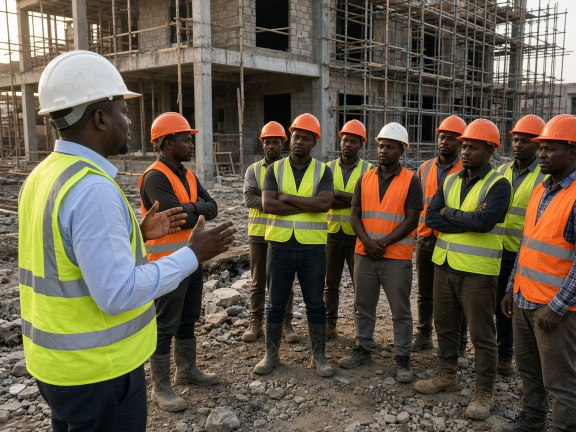
#> input picture scripts/tutorials/seed/assets/btp/Briefing_securite_HSE.jpg, 1152 x 864 px, given in place of premco_logo_clean.png, which was not available (shown at 1/2 size)
$ python generer_affiches_premco.py
#> lines starting #> are read from the running program, lines starting #| are printed output that depends on the picture; pictures that were not available may be replaced by others from this repository, and a replacement may not be noted
#> in poster_single, `canvas = Image.new("RGB", (W, H), BLACK)`: canvas: PIL image 1600x2000 RGB; every value is 0
#!/usr/bin/env python3
"""Compose PREMCO project posters from site photos (template adaptation)."""

from pathlib import Path
from PIL import Image, ImageDraw, ImageFont, ImageFilter, ImageEnhance
import math

ASSETS = Path("/opt/cursor/artifacts/assets")
OUT = Path("/workspace/exports/premco")
ART = Path("/opt/cursor/artifacts/premco")
OUT.mkdir(parents=True, exist_ok=True)
ART.mkdir(parents=True, exist_ok=True)

BLACK = (0, 0, 0)
WHITE = (255, 255, 255)
GOLD = (212, 160, 58)
ORANGE = (230, 126, 34)
DARK = (18, 18, 18)
CARD = (22, 22, 22, 210)


def font(size, bold=False):
    candidates = [
        "/usr/share/fonts/truetype/dejavu/DejaVuSans-Bold.ttf" if bold else "/usr/share/fonts/truetype/dejavu/DejaVuSans.ttf",
        "/usr/share/fonts/truetype/liberation/LiberationSans-Bold.ttf" if bold else "/usr/share/fonts/truetype/liberation/LiberationSans-Regular.ttf",
        "/usr/share/fonts/truetype/freefont/FreeSansBold.ttf" if bold else "/usr/share/fonts/truetype/freefont/FreeSans.ttf",
    ]
    for p in candidates:
        if Path(p).exists():
            return ImageFont.truetype(p, size)
    return ImageFont.load_default()


def load(name, size=None):
    im = Image.open(ASSETS / name).convert("RGBA")
    if size:
        im = im.resize(size, Image.Resampling.LANCZOS)
    return im


def cover_crop(im, w, h):
    im = im.convert("RGB")
    iw, ih = im.size
    scale = max(w / iw, h / ih)
    nw, nh = int(iw * scale), int(ih * scale)
    im = im.resize((nw, nh), Image.Resampling.LANCZOS)
    left = (nw - w) // 2
    top = (nh - h) // 2
    return im.crop((left, top, left + w, top + h))


def rounded_rect(draw, box, radius, fill, outline=None, width=1):
    draw.rounded_rectangle(box, radius=radius, fill=fill, outline=outline, width=width)


def draw_icon_pin(draw, x, y, s=28, color=ORANGE):
    # simple location pin
    draw.ellipse((x, y, x + s, y + s * 0.75), fill=color)
    draw.polygon([(x + s * 0.15, y + s * 0.55), (x + s / 2, y + s * 1.15), (x + s * 0.85, y + s * 0.55)], fill=color)
    draw.ellipse((x + s * 0.32, y + s * 0.18, x + s * 0.68, y + s * 0.5), fill=BLACK)


def draw_icon_helmet(draw, x, y, s=28, color=ORANGE):
    draw.ellipse((x, y + s * 0.15, x + s, y + s * 0.75), fill=color)
    draw.rectangle((x + s * 0.1, y + s * 0.55, x + s * 0.9, y + s * 0.72), fill=color)
    draw.ellipse((x + s * 0.2, y, x + s * 0.8, y + s * 0.45), fill=color)


def draw_icon_award(draw, x, y, s=36, color=ORANGE):
    draw.ellipse((x + 4, y, x + s - 4, y + s - 10), outline=color, width=3)
    draw.polygon([(x + s / 2, y + s - 12), (x + 8, y + s), (x + s / 2, y + s - 22), (x + s - 8, y + s)], fill=color)


def draw_icon_gear(draw, x, y, s=36, color=ORANGE):
    draw.ellipse((x + 6, y + 6, x + s - 6, y + s - 6), outline=color, width=3)
    draw.ellipse((x + 14, y + 14, x + s - 14, y + s - 14), fill=color)


def make_logo_badge(w=320, h=120):
    """Compact logo badge from generated logo, cropped/resized."""
#> called with w = 360, h = 130
    logo = Image.open(ASSETS / "premco_logo_clean.png").convert("RGBA")
    # crop center logo area
    lw, lh = logo.size
#> lw = 1152; lh = 864
    # keep full and fit
    logo = logo.resize((w, int(w * lh / lw)), Image.Resampling.LANCZOS)
#> logo: PIL image 360x270 RGBA
    canvas = Image.new("RGBA", (w, h), (0, 0, 0, 0))
#> canvas: PIL image 360x130 RGBA; every value is 0
    y = max(0, (h - logo.height) // 2)
#> y = 0
    canvas.paste(logo, (0, y), logo)
    return canvas


def poster_single():
    """Model 1: single hero photo + left info card."""
    W, H = 1600, 2000
    canvas = Image.new("RGB", (W, H), BLACK)
    draw = ImageDraw.Draw(canvas)

    # Header
    logo = make_logo_badge(360, 130)
    canvas.paste(logo, (40, 30), logo)
#> canvas: PIL image 1600x2000 RGB

    title1 = "PROJET DE CONSTRUCTION D'UN"
    title2 = "ÉTABLISSEMENT PRIVÉ"
    draw.text((W // 2, 55), title1, font=font(34, True), fill=WHITE, anchor="ma")
    draw.text((W // 2, 100), title2, font=font(42, True), fill=GOLD, anchor="ma")

    # gold banner
    banner_y = 155
    draw.polygon([(380, banner_y), (1220, banner_y), (1185, banner_y + 48), (415, banner_y + 48)], fill=GOLD)
    draw.text((W // 2, banner_y + 24), "SUIVI & PILOTAGE DES TRAVAUX PAR PREMCO",
              font=font(22, True), fill=BLACK, anchor="mm")

    # Hero photo
    photo = cover_crop(Image.open(ASSETS / "chantier_ferraillage_source.jpg"), 1520, 1180)
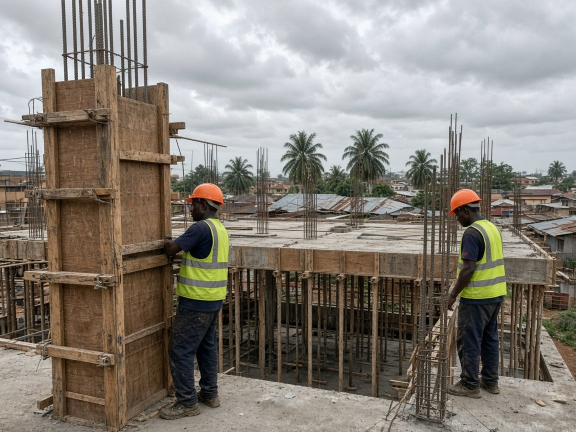
#> input picture scripts/tutorials/seed/assets/btp/Coffrage_poteaux_R+2.jpg, 1152 x 864 px, given in place of chantier_ferraillage_source.jpg, which was not available (shown at 1/2 size)
#> in cover_crop, im is the input picture: PIL image 1152x864 RGB; mean R, G, B 134.1, 128, 119.5
#> in cover_crop, `return im.crop((left, top, left + w, top + h))`:
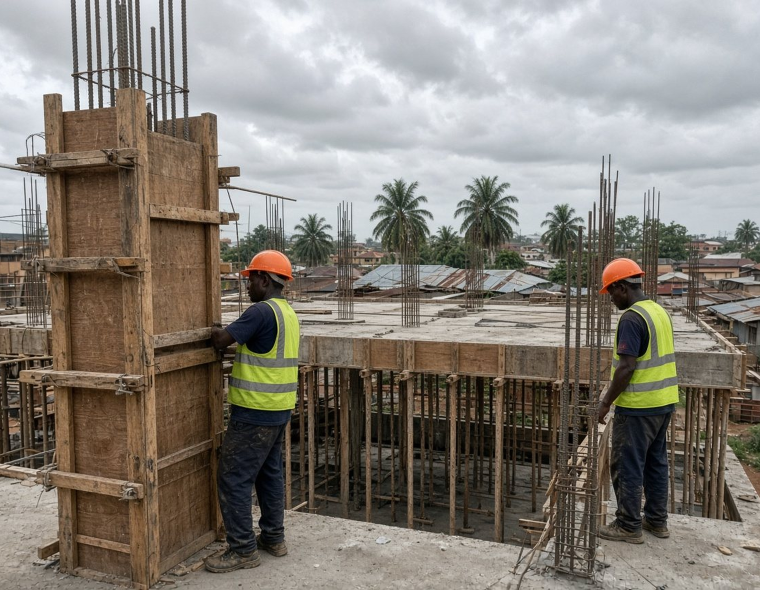
#> returned value: PIL image 1520x1180 RGB (shown at 1/2 size); mean R, G, B 133.6, 127.3, 118.8
    canvas.paste(photo, (40, 230))

    # Left info card overlay
    card = Image.new("RGBA", (520, 420), (0, 0, 0, 0))
#> card: PIL image 520x420 RGBA; every value is 0
    cd = ImageDraw.Draw(card)
    rounded_rect(cd, (0, 0, 519, 419), 28, (15, 15, 15, 215), outline=GOLD, width=2)
    cd.text((40, 35), "LOCALISATION", font=font(18, True), fill=GOLD)
    cd.text((40, 70), "Guinée, Conakry", font=font(28, True), fill=WHITE)
    cd.text((40, 140), "DATE", font=font(18, True), fill=GOLD)
    cd.text((40, 175), "26 Juillet 2026", font=font(28, True), fill=WHITE)
    cd.text((40, 245), "PHASE DES TRAVAUX", font=font(18, True), fill=GOLD)
    cd.text((40, 280), "Fondations / Ferraillage", font=font(26, True), fill=WHITE)
    cd.text((40, 340), "AVANCEMENT", font=font(18, True), fill=GOLD)
    cd.text((40, 375), "10%", font=font(34, True), fill=GOLD)
    canvas.paste(card, (70, 280), card)
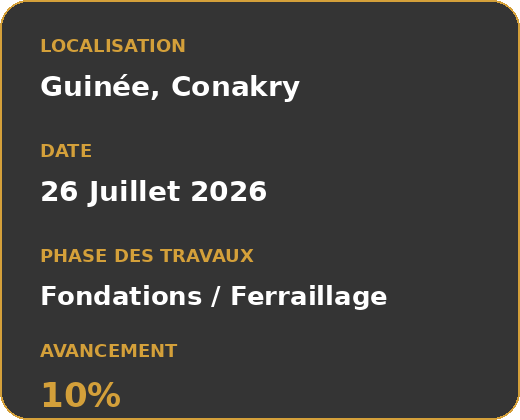
#> card: PIL image 520x420 RGBA; mean R, G, B, A 29.7, 27.8, 24.1, 217; transparent parts drawn white

    # Footer block
    fy = 1450
    draw.rectangle((0, fy, W, H), fill=BLACK)
    logo2 = make_logo_badge(420, 150)
#> in make_logo_badge (call 2), `canvas = Image.new("RGBA", (w, h), (0, 0, 0, 0))`: canvas: PIL image 420x150 RGBA; every value is 0
    canvas.paste(logo2, (40, fy + 40), logo2)
#> canvas: PIL image 1600x2000 RGB

    draw.text((500, fy + 50), "PREMCO CONSTRUCTION & RENOVATION", font=font(26, True), fill=GOLD)
    draw.text((500, fy + 95), "Études techniques  •  Bâtiment  •  Génie civil", font=font(18), fill=WHITE)
    draw.text((500, fy + 125), "Management de projet  •  Suivi & Contrôle", font=font(18), fill=WHITE)

    draw.text((500, fy + 175), "CONTACTEZ-NOUS", font=font(18, True), fill=GOLD)
    draw.text((500, fy + 210), "627 71 77 85 / 628 36 04 35 / 625 63 26 26", font=font(18), fill=WHITE)
    draw.text((500, fy + 240), "premcoservice@gmail.com  •  Guinée, Conakry", font=font(17), fill=WHITE)

    # Values circles
    for i, (label, iconer) in enumerate([
        ("QUALITÉ", draw_icon_award),
        ("SÉCURITÉ", draw_icon_helmet),
        ("ENGAGEMENT", draw_icon_gear),
    ]):
        cx = 1280 + i * 95
        cy = fy + 120
        draw.ellipse((cx - 34, cy - 34, cx + 34, cy + 34), outline=GOLD, width=3)
        iconer(draw, cx - 16, cy - 16, 32, GOLD)
        draw.text((cx, cy + 50), label, font=font(12, True), fill=WHITE, anchor="ma")

    # Bottom slogan bar
    draw.rectangle((0, H - 70, W, H), fill=GOLD)
    draw.text((W // 2, H - 35),
              "PREMCO, VOTRE PARTENAIRE DE CONFIANCE POUR DES OUVRAGES DURABLES ET DE QUALITÉ",
              font=font(16, True), fill=BLACK, anchor="mm")

    path = OUT / "PREMCO_Affiche_Suivi_Chantier_01.jpg"
    canvas.convert("RGB").save(path, quality=92, optimize=True)
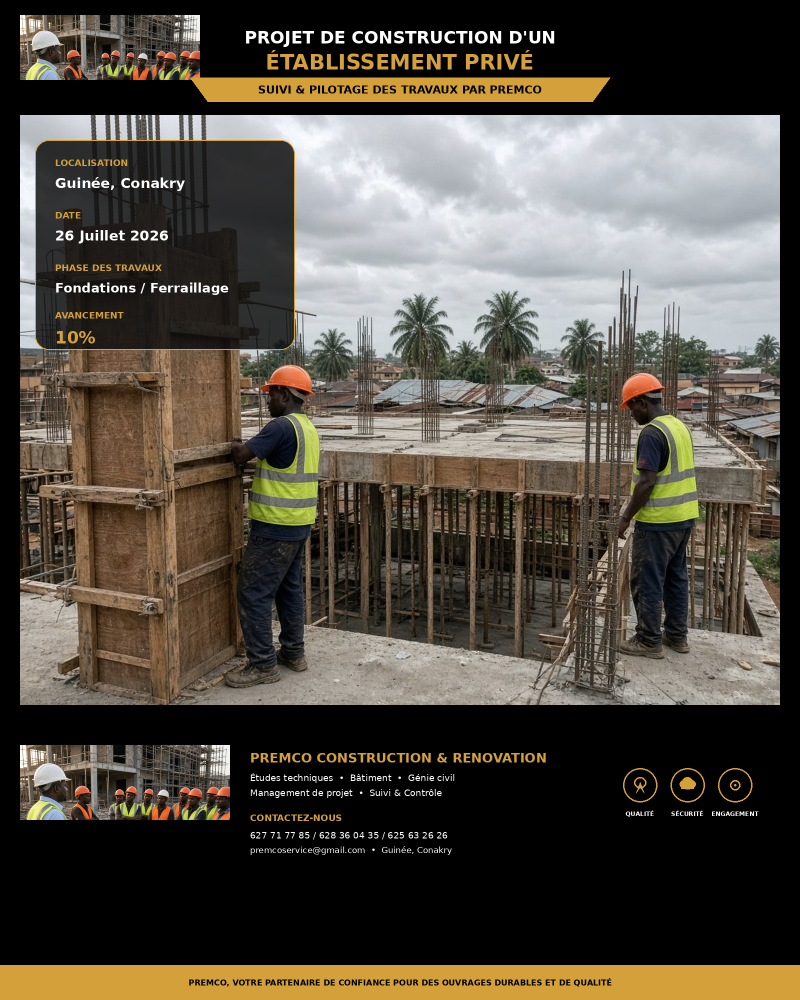
#> saved as PREMCO_Affiche_Suivi_Chantier_01.jpg: PIL image 1600x2000 RGB (shown at 1/2 size); mean R, G, B 83.3, 77.1, 66.8
    return path


def poster_collage():
    """Model 2: header + 5-photo grid + footer."""
    W, H = 1800, 2200
    canvas = Image.new("RGB", (W, H), BLACK)
#> canvas: PIL image 1800x2200 RGB; every value is 0
    draw = ImageDraw.Draw(canvas)

    # Header left logo
    logo = make_logo_badge(380, 140)
#> call 3 of make_logo_badge, with w = 380, h = 140
#> in make_logo_badge (call 3), `canvas = Image.new("RGBA", (w, h), (0, 0, 0, 0))`: canvas: PIL image 380x140 RGBA; every value is 0
#> in make_logo_badge (call 3), `canvas.paste(logo, (0, y), logo)`:
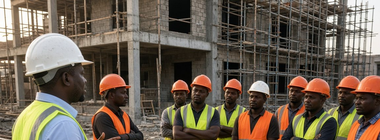
#> canvas: PIL image 380x140 RGBA; mean R, G, B, A 107.9, 95.6, 80.7, 255
    canvas.paste(logo, (30, 25), logo)
#> canvas: PIL image 1800x2200 RGB

    # Title center
    draw.text((W // 2 + 40, 45), "PROJET DE CONSTRUCTION D'UN", font=font(30, True), fill=WHITE, anchor="ma")
    draw.text((W // 2 + 40, 90), "ÉTABLISSEMENT PRIVÉ", font=font(40, True), fill=ORANGE, anchor="ma")
    # ribbon
    draw.polygon([(520, 140), (1280, 140), (1250, 185), (550, 185)], fill=WHITE)
    draw.text((W // 2 + 40, 162), "SUIVI & PILOTAGE DES TRAVAUX PAR PREMCO",
              font=font(18, True), fill=BLACK, anchor="mm")

    # Right meta
    draw_icon_pin(draw, 1480, 40, 34, ORANGE)
    draw.text((1530, 40), "LOCALISATION", font=font(14, True), fill=ORANGE)
    draw.text((1530, 65), "Guinée, Conakry", font=font(18, True), fill=WHITE)
    draw_icon_helmet(draw, 1480, 110, 34, ORANGE)
    draw.text((1530, 110), "PHASE DES TRAVAUX", font=font(14, True), fill=ORANGE)
    draw.text((1530, 135), "Fondations", font=font(18, True), fill=WHITE)

    # Photo grid: top 3, bottom 2 (as model)
    photos = [
        ASSETS / "chantier_mesure_source.jpg",
        ASSETS / "chantier_equipe_source.jpg",
        ASSETS / "chantier_ferraillage_source.jpg",
        ASSETS / "chantier_terrassement_source.jpg",
        ASSETS / "chantier_ferraillage_source.jpg",
    ]
    # Generate a 5th variant crop from ferraillage if needed - use terrassement + equipe differently
    gap = 16
    top_y = 220
    top_h = 520
    cell_w = (W - 60 - 2 * gap) // 3
    for i, p in enumerate(photos[:3]):
        x = 30 + i * (cell_w + gap)
        im = cover_crop(Image.open(p), cell_w, top_h)
#> call 2 of cover_crop, with w = 569, h = 520
#> in cover_crop (call 2), `return im.crop((left, top, left + w, top + h))`:
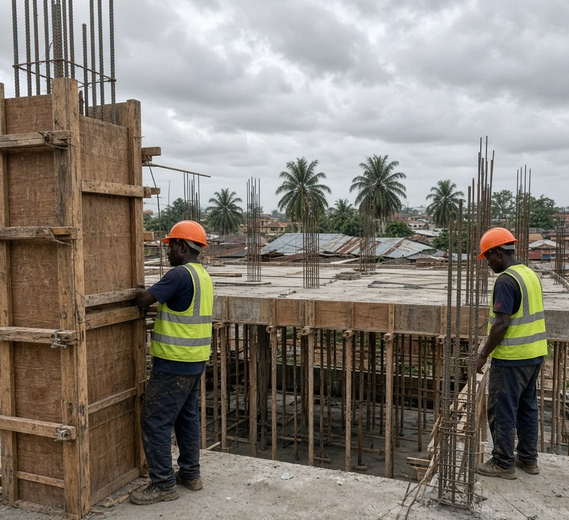
#> returned value: PIL image 569x520 RGB; mean R, G, B 131.3, 124.9, 115.8
        canvas.paste(im, (x, top_y))
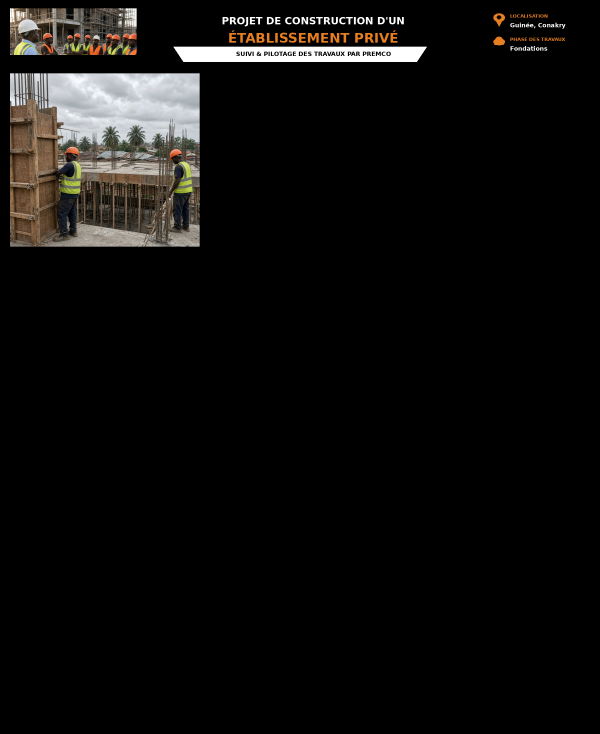
#> canvas: PIL image 1800x2200 RGB (shown at 1/3 size); mean R, G, B 14.3, 13.4, 12.3

    bot_y = top_y + top_h + gap
    bot_h = 480
    cell_w2 = (W - 60 - gap) // 2
    for i, p in enumerate([photos[3], ASSETS / "chantier_manutention_source.jpg"]):
        x = 30 + i * (cell_w2 + gap)
        im = cover_crop(Image.open(p), cell_w2, bot_h)
        canvas.paste(im, (x, bot_y))

    # Footer
    fy = bot_y + bot_h + 30
    logo2 = make_logo_badge(400, 145)
    canvas.paste(logo2, (30, fy), logo2)

    draw.text((460, fy + 20), "Études techniques  •  Bâtiment  •  Génie civil", font=font(18), fill=WHITE)
    draw.text((460, fy + 55), "Management de projet  •  Suivi & Contrôle", font=font(18), fill=WHITE)

    draw.text((460, fy + 110), "CONTACTEZ-NOUS", font=font(18, True), fill=ORANGE)
    draw.text((460, fy + 145), "627 71 77 85 / 628 36 04 35 / 625 63 26 26", font=font(17), fill=WHITE)
    draw.text((460, fy + 175), "premcoservice@gmail.com", font=font(17), fill=WHITE)
    draw.text((460, fy + 205), "Guinée, Conakry", font=font(17), fill=WHITE)

    # right values
    for i, (lab, iconer) in enumerate([
        ("QUALITÉ", draw_icon_award),
        ("SÉCURITÉ", draw_icon_helmet),
        ("ENGAGEMENT", draw_icon_gear),
    ]):
        cx = 1350 + i * 130
        cy = fy + 100
        draw.ellipse((cx - 40, cy - 40, cx + 40, cy + 40), outline=ORANGE, width=3)
        iconer(draw, cx - 18, cy - 18, 36, ORANGE)
        draw.text((cx, cy + 55), lab, font=font(14, True), fill=WHITE, anchor="ma")

    # slogan bar
    draw.rectangle((0, H - 60, W, H), fill=ORANGE)
    draw.text((W // 2, H - 30),
              "PREMCO, VOTRE PARTENAIRE DE CONFIANCE POUR DES OUVRAGES DURABLES ET DE QUALITÉ",
              font=font(17, True), fill=BLACK, anchor="mm")

    path = OUT / "PREMCO_Affiche_Collage_Chantier_02.jpg"
    canvas.convert("RGB").save(path, quality=92, optimize=True)
    return path


def poster_story_vertical():
    """Story/IG friendly vertical from the sent rebar image style."""
    W, H = 1080, 1920
    canvas = Image.new("RGB", (W, H), BLACK)
    draw = ImageDraw.Draw(canvas)

    logo = make_logo_badge(300, 110)
    canvas.paste(logo, (30, 25), logo)
    draw.text((W - 30, 45), "SUIVI CHANTIER", font=font(22, True), fill=GOLD, anchor="ra")
    draw.text((W - 30, 80), "Fondations • 10%", font=font(18), fill=WHITE, anchor="ra")

    photo = cover_crop(Image.open(ASSETS / "chantier_ferraillage_source.jpg"), W - 60, 1200)
    canvas.paste(photo, (30, 150))

    draw.text((40, 1400), "PROJET", font=font(18, True), fill=GOLD)
    draw.text((40, 1440), "Construction d'un\nétablissement privé", font=font(36, True), fill=WHITE)
    draw.text((40, 1560), "Localisation : Guinée, Conakry", font=font(20), fill=WHITE)
    draw.text((40, 1600), "Phase : Fondations / Ferraillage", font=font(20), fill=WHITE)

    draw.text((40, 1680), "627 71 77 85 / 628 36 04 35", font=font(18), fill=GOLD)
    draw.text((40, 1715), "premcoservice@gmail.com", font=font(18), fill=WHITE)

    draw.rectangle((0, H - 70, W, H), fill=GOLD)
    draw.text((W // 2, H - 35), "PREMCO — OUVRAGES DURABLES ET DE QUALITÉ",
              font=font(18, True), fill=BLACK, anchor="mm")

    path = OUT / "PREMCO_Story_Ferraillage_03.jpg"
    canvas.convert("RGB").save(path, quality=92, optimize=True)
    return path


def main():
    p1 = poster_single()
    print(p1)
    p2 = poster_collage()
    print(p2)
    p3 = poster_story_vertical()
    print(p3)
    for p in [p1, p2, p3]:
        (ART / p.name).write_bytes(p.read_bytes())
        # also light copy for chat
        im = Image.open(p).convert("RGB")
        im.thumbnail((1200, 1600))
        light = ART / f"CHAT_{p.name}"
        im.save(light, quality=85, optimize=True)
        print(light, light.stat().st_size)


if __name__ == "__main__":
#> (the run stopped early here; a loop or call above may not have finished)
